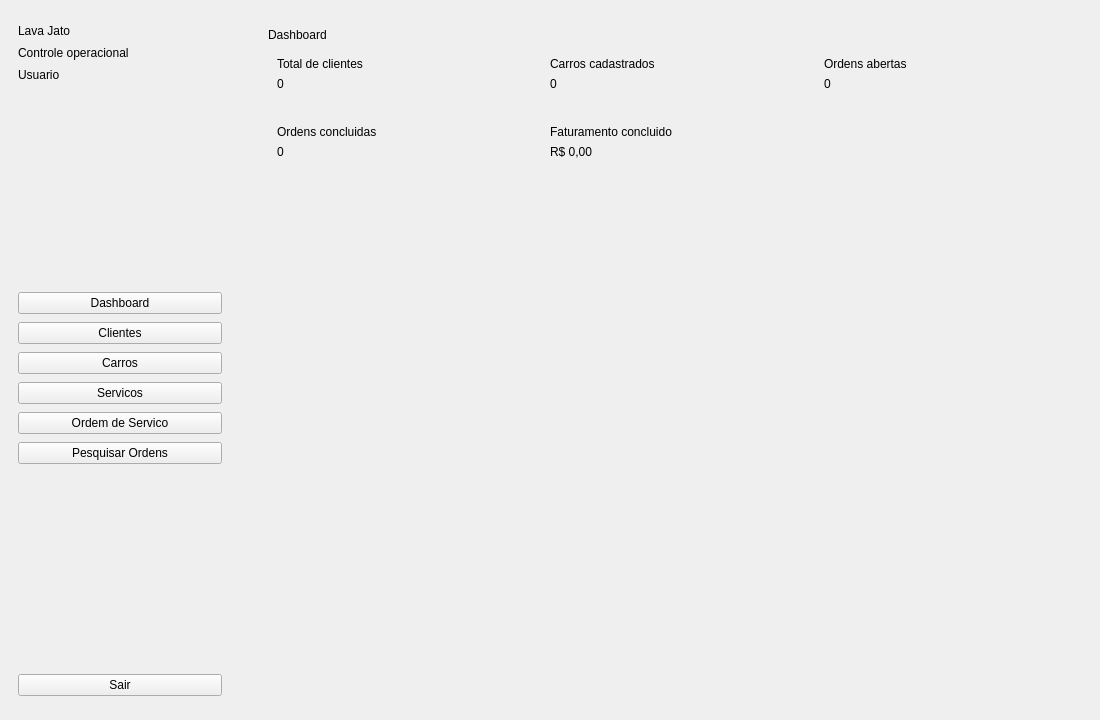
<?xml version="1.0" encoding="UTF-8"?>
<ui version="4.0">
 <class>DashboardWindow</class>
 <widget class="QMainWindow" name="DashboardWindow">
  <property name="windowTitle">
   <string>CRUD Lava Jato</string>
  </property>
  <property name="minimumSize">
   <size>
    <width>1100</width>
    <height>720</height>
   </size>
  </property>
  <widget class="QWidget" name="centralwidget">
   <layout class="QHBoxLayout" name="rootLayout">
    <property name="spacing">
     <number>0</number>
    </property>
    <property name="leftMargin">
     <number>0</number>
    </property>
    <property name="topMargin">
     <number>0</number>
    </property>
    <property name="rightMargin">
     <number>0</number>
    </property>
    <property name="bottomMargin">
     <number>0</number>
    </property>
    <item>
     <widget class="QWidget" name="sidebar">
      <property name="minimumSize">
       <size>
        <width>240</width>
        <height>0</height>
       </size>
      </property>
      <property name="maximumSize">
       <size>
        <width>260</width>
        <height>16777215</height>
       </size>
      </property>
      <layout class="QVBoxLayout" name="sidebarLayout">
       <property name="leftMargin">
        <number>18</number>
       </property>
       <property name="topMargin">
        <number>24</number>
       </property>
       <property name="rightMargin">
        <number>18</number>
       </property>
       <property name="bottomMargin">
        <number>24</number>
       </property>
       <property name="spacing">
        <number>8</number>
       </property>
       <item>
        <widget class="QLabel" name="appTitle">
         <property name="text">
          <string>Lava Jato</string>
         </property>
        </widget>
       </item>
       <item>
        <widget class="QLabel" name="appSubtitle">
         <property name="text">
          <string>Controle operacional</string>
         </property>
        </widget>
       </item>
       <item>
        <widget class="QLabel" name="lblUsuarioLogado">
         <property name="text">
          <string>Usuario</string>
         </property>
        </widget>
       </item>
       <item>
        <spacer name="sidebarSpacerTop">
         <property name="orientation">
          <enum>Qt::Vertical</enum>
         </property>
         <property name="sizeHint" stdset="0">
          <size>
           <width>20</width>
           <height>18</height>
          </size>
         </property>
        </spacer>
       </item>
       <item>
        <widget class="QPushButton" name="btnDashboard">
         <property name="text">
          <string>Dashboard</string>
         </property>
        </widget>
       </item>
       <item>
        <widget class="QPushButton" name="btnClientes">
         <property name="text">
          <string>Clientes</string>
         </property>
        </widget>
       </item>
       <item>
        <widget class="QPushButton" name="btnCarros">
         <property name="text">
          <string>Carros</string>
         </property>
        </widget>
       </item>
       <item>
        <widget class="QPushButton" name="btnServicos">
         <property name="text">
          <string>Servicos</string>
         </property>
        </widget>
       </item>
       <item>
        <widget class="QPushButton" name="btnOrdens">
         <property name="text">
          <string>Ordem de Servico</string>
         </property>
        </widget>
       </item>
       <item>
        <widget class="QPushButton" name="btnListarOrdens">
         <property name="text">
          <string>Pesquisar Ordens</string>
         </property>
        </widget>
       </item>
       <item>
        <spacer name="sidebarSpacerBottom">
         <property name="orientation">
          <enum>Qt::Vertical</enum>
         </property>
         <property name="sizeHint" stdset="0">
          <size>
           <width>20</width>
           <height>40</height>
          </size>
         </property>
        </spacer>
       </item>
       <item>
        <widget class="QPushButton" name="btnSair">
         <property name="text">
          <string>Sair</string>
         </property>
        </widget>
       </item>
      </layout>
     </widget>
    </item>
    <item>
     <widget class="QStackedWidget" name="contentArea">
      <widget class="QWidget" name="dashboardHome">
       <layout class="QVBoxLayout" name="dashboardLayout">
        <property name="leftMargin">
         <number>28</number>
        </property>
        <property name="topMargin">
         <number>28</number>
        </property>
        <property name="rightMargin">
         <number>28</number>
        </property>
        <property name="bottomMargin">
         <number>28</number>
        </property>
        <item>
         <widget class="QLabel" name="pageTitle">
          <property name="text">
           <string>Dashboard</string>
          </property>
         </widget>
        </item>
        <item>
         <layout class="QGridLayout" name="cardsGrid">
          <property name="horizontalSpacing">
           <number>16</number>
          </property>
          <property name="verticalSpacing">
           <number>16</number>
          </property>
          <item row="0" column="0">
           <widget class="QFrame" name="card">
            <layout class="QVBoxLayout" name="cardClientesLayout">
             <item>
              <widget class="QLabel" name="cardTitle">
               <property name="text">
                <string>Total de clientes</string>
               </property>
              </widget>
             </item>
             <item>
              <widget class="QLabel" name="lblTotalClientes">
               <property name="text">
                <string>0</string>
               </property>
              </widget>
             </item>
            </layout>
           </widget>
          </item>
          <item row="0" column="1">
           <widget class="QFrame" name="card">
            <layout class="QVBoxLayout" name="cardCarrosLayout">
             <item>
              <widget class="QLabel" name="cardTitle">
               <property name="text">
                <string>Carros cadastrados</string>
               </property>
              </widget>
             </item>
             <item>
              <widget class="QLabel" name="lblTotalCarros">
               <property name="text">
                <string>0</string>
               </property>
              </widget>
             </item>
            </layout>
           </widget>
          </item>
          <item row="0" column="2">
           <widget class="QFrame" name="card">
            <layout class="QVBoxLayout" name="cardAbertasLayout">
             <item>
              <widget class="QLabel" name="cardTitle">
               <property name="text">
                <string>Ordens abertas</string>
               </property>
              </widget>
             </item>
             <item>
              <widget class="QLabel" name="lblOrdensAbertas">
               <property name="text">
                <string>0</string>
               </property>
              </widget>
             </item>
            </layout>
           </widget>
          </item>
          <item row="1" column="0">
           <widget class="QFrame" name="card">
            <layout class="QVBoxLayout" name="cardConcluidasLayout">
             <item>
              <widget class="QLabel" name="cardTitle">
               <property name="text">
                <string>Ordens concluidas</string>
               </property>
              </widget>
             </item>
             <item>
              <widget class="QLabel" name="lblOrdensConcluidas">
               <property name="text">
                <string>0</string>
               </property>
              </widget>
             </item>
            </layout>
           </widget>
          </item>
          <item row="1" column="1" colspan="2">
           <widget class="QFrame" name="card">
            <layout class="QVBoxLayout" name="cardFaturamentoLayout">
             <item>
              <widget class="QLabel" name="cardTitle">
               <property name="text">
                <string>Faturamento concluido</string>
               </property>
              </widget>
             </item>
             <item>
              <widget class="QLabel" name="lblFaturamentoTotal">
               <property name="text">
                <string>R$ 0,00</string>
               </property>
              </widget>
             </item>
            </layout>
           </widget>
          </item>
         </layout>
        </item>
        <item>
         <spacer name="dashboardSpacer">
          <property name="orientation">
           <enum>Qt::Vertical</enum>
          </property>
          <property name="sizeHint" stdset="0">
           <size>
            <width>20</width>
            <height>40</height>
           </size>
          </property>
         </spacer>
        </item>
       </layout>
      </widget>
     </widget>
    </item>
   </layout>
  </widget>
 </widget>
 <resources/>
 <connections/>
</ui>
